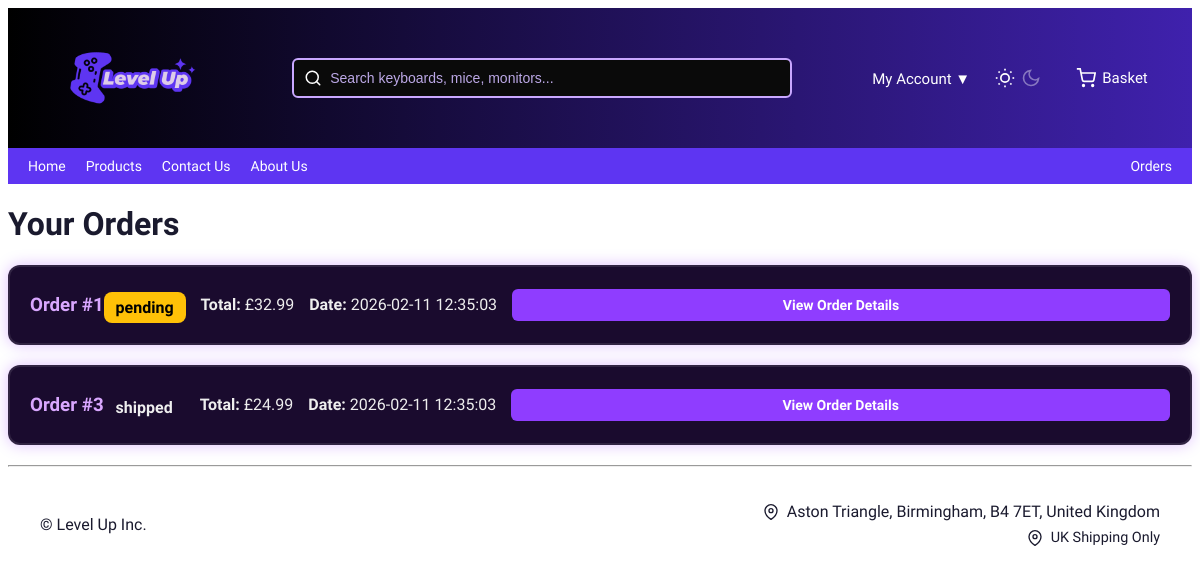
/public/index.php?page=orders (signed in), run on the app's committed database.
### tables this page shows
CREATE TABLE orders (
  order_id INT AUTO_INCREMENT PRIMARY KEY,
  user_id INT NOT NULL,
  total_price DECIMAL(10,2) NOT NULL,

  status ENUM( 'pending',
    'processing',
    'shipped',
    'delivered',
    'returned'
  ) DEFAULT 'pending',

  address_id INT NULL,
  payment_id INT NULL,

  processed_at TIMESTAMP NULL,
  shipped_at TIMESTAMP NULL,
  delivered_at TIMESTAMP NULL,

  created_at TIMESTAMP DEFAULT CURRENT_TIMESTAMP,

  shipping_address TEXT NOT NULL,
  payment_summary VARCHAR(100) NOT NULL,

  FOREIGN KEY (user_id) REFERENCES users(user_id),
  FOREIGN KEY (address_id) REFERENCES addresses(address_id),
  FOREIGN KEY (payment_id) REFERENCES payment_methods(payment_id)
);

### src/Controllers/OrderController.php (called while the page is built, shortened)
<?php
class OrderController {
public function listUserOrders()
{
    $db = Database::getInstance()->getConnection();
    $stmt = $db->prepare(" SELECT * FROM orders
        WHERE user_id = ?
        ORDER BY created_at DESC
    ");
    $stmt->execute([$_SESSION['user_id']]);
    $orders = $stmt->fetchAll();
    include __DIR__ . '/../../templates/customer/orders.php';
}
}

### templates/customer/orders.php (the view, shortened to what this page needs)
<?php include __DIR__ . '/../header.php'; ?>
<h1>Your Orders</h1>
<?php if (empty($orders)): ?>
    <p>You have no orders yet. <a href="index.php?page=products">Shop here today.</a></p>
<?php else: ?>
    <?php foreach ($orders as $order): ?>
        <div class="order-card">
            <div class="order-header">
                <h3>Order #<?= $order['order_id'] ?></h3>
                <span class="order-status <?= strtolower($order['status']) ?>">
                    <?= htmlspecialchars($order['status']) ?>
                </span>
            </div>
            <div class="order-detail"><strong>Total:</strong> £<?= number_format($order['total_price'], 2) ?></div>
            <div class="order-detail"><strong>Date:</strong> <?= $order['created_at'] ?></div>
            <a class="btn-view" href="/Team-Project-Group-4/public/index.php?page=order&id=<?= $order['order_id'] ?>">
                View Order Details
            </a>
        </div>
    <?php endforeach; ?>
<?php endif; ?>
<?php include __DIR__ . '/../footer.php'; ?>

### public/assets/css/style.css (style rules this page uses)
:root { --bg-primary: #ffffff; --bg-secondary: #f5f5f5; --text-primary: #1a1a2e; --text-secondary: #6b6b80; --highlight-color: #5e35f2; --highlight-dark: #3f21ad; --danger: #ff4f4f; --lavender: #C9A7FF; --border-color: #e6e6ee; --shadow: 0 4px 16px rgba(0,0,0,0.06); --shadow-lg: 0 12px 40px rgba(0,0,0,0.12); }
body { background-color: var(--bg-primary); color: var(--text-primary); font-family: "Science Gothic", sans-serif; font-optical-sizing: auto; font-weight: 300; font-variation-settings: "slnt" 0, "wdth" 100, "CTRS" 0; transition: background-color 0.3s, color 0.3s; }
.btn-view, .btn-basket { flex: 1; text-align: center; padding: 8px 12px; border-radius: 6px; text-decoration: none; font-size: 14px; cursor: pointer; }
.btn-view { background: var(--highlight-dark); color: white; }

### public/assets/css/admin.css (style rules this page uses)
.order-header { display: flex; justify-content: space-between; align-items: center; }
.order-status { padding: 6px 12px; border-radius: 8px; font-weight: bold; }
.order-status.pending { background: #ffc107; color: #000; }
.order-card { background: rgba(255, 255, 255, 0.05); border: 2px solid rgba(255, 255, 255, 0.1); border-radius: 10px; padding: 20px; display: flex; align-items: center; gap: 15px; }
.order-card { display: flex; justify-content: space-between; padding: 12px 16px; border-radius: 6px; background: rgba(255,255,255,0.05); margin-bottom: 10px; cursor: pointer; transition: 0.2s; }

### templates/customer/orders.php (style rules this page uses)
.order-card { background: #1a0b2e; border-radius: 12px; padding: 20px; margin-bottom: 20px; box-shadow: 0 0 15px rgba(132, 0, 255, 0.25); color: #eee; }
.order-header { display: flex; justify-content: space-between; align-items: center; }
.order-header h3 { margin: 0; color: #d9a7ff; }
.order-detail { margin: 8px 0; font-size: 1rem; }
.order-status { font-weight: bold; padding: 6px 12px; border-radius: 8px; display: inline-block; margin-top: 5px; }
.order-status.pending { background: #ffc107; color: #000; }
.btn-view { padding: 8px 14px; background: #8f3dff; color: white; border-radius: 6px; text-decoration: none; font-weight: 600; transition: 0.2s; }

### data on the page
orders: order_id "1", status "pending", total_price "32.99", created_at "2026-02-11 12:35:03"
orders: order_id "3", status "shipped", total_price "24.99", created_at "2026-02-11 12:35:03"
